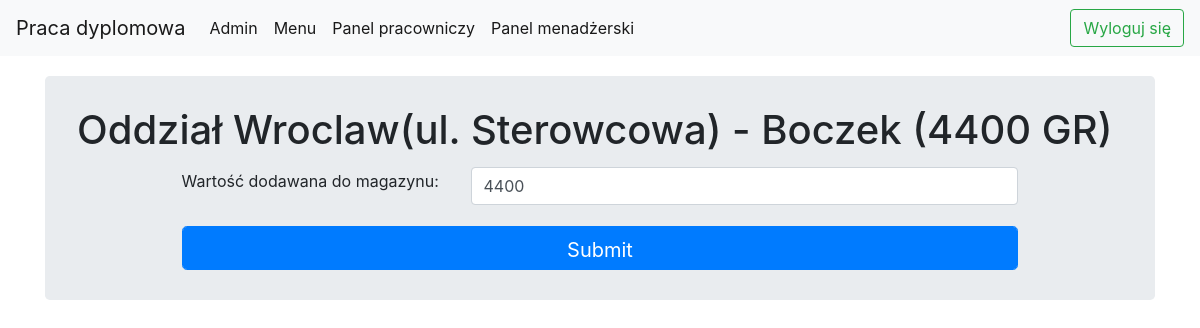
Page /manage_restaurants/restaurant/edit_ingredient_to_storage/27/ (signed in) on the earlier database version.
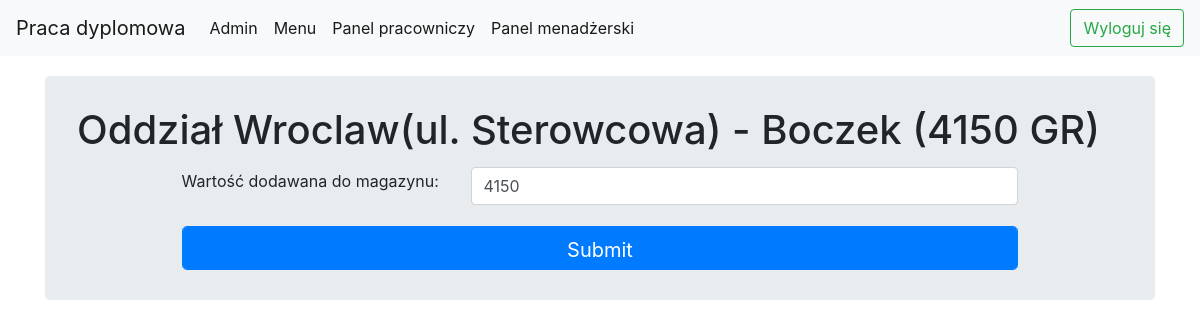
Same page on the later database version.
### restaurantApp/models.py (models this page shows, shortened)
class Storage(models.Model):
    restaurant = models.ForeignKey(Restaurant, on_delete=models.CASCADE, blank=True, null=True)
    ingredient = models.ForeignKey(Ingredient, on_delete=models.CASCADE)
    quantity = models.IntegerField()
    def __str__(self):
        return f"{self.restaurant} - {self.ingredient.name} ({self.quantity} {self.ingredient.quantity_type})"

class Restaurant(models.Model):
    address = models.OneToOneField(Address, on_delete=models.CASCADE)
    def __str__(self):
        return f"Oddział {self.address.city}(ul. {self.address.street_name})"

class Address(models.Model):
    street_name = models.CharField(max_length=100)
    street_number = models.IntegerField()
    house_number = models.IntegerField(null=True, blank=True)
    city = models.CharField(max_length=100)
    zip_code = models.CharField(max_length=10)

class Ingredient(models.Model):
    name = models.CharField(max_length=100)
    QUANTITY_TYPES = (
        ('GR', 'Gramy'),
        ('SZT', 'Sztuki')
    )
    quantity_type = models.CharField(max_length=3, choices=QUANTITY_TYPES, default='GR')
    INGREDIENT_TYPES = (
        ('ND', 'NOT DEFINED'),
        ('S', 'Ser'),
        ('M', 'Mięso'),
        ('W', 'Warzywo'),
        ('N', 'Napój'),
    )
    ingredient_type = models.CharField(max_length=3, choices=INGREDIENT_TYPES, default='ND')

### restaurantApp/views.py (the view)
    def _wrapped_view_func(request, *args, **kwargs):
        if request.user.employee.position != "M":
            return HttpResponse('Nie posiadasz uprawnień')
        else:
            return view_func(request, *args, **kwargs)

### restaurantApp/views.py (called while the page is built)
def manager_required(view_func):
    def _wrapped_view_func(request, *args, **kwargs):
        if request.user.employee.position != "M":
            return HttpResponse('Nie posiadasz uprawnień')
        else:
            return view_func(request, *args, **kwargs)
    return _wrapped_view_func

@login_required
@manager_required
def edit_ingredient_to_storage(request, id):
    storage = Storage.objects.get(id=id)
    if request.method == "POST":
        quantity = request.POST.get('quantity')
        storage.edit_quantity(int(quantity))
        restaurant_id = storage.restaurant.id
        return redirect(f"/manage_restaurants/M/{restaurant_id}/")
    return render(request, "restaurantApp/edit_storage_ingredient.html", {"storage": storage})

### templates/restaurantApp/edit_storage_ingredient.html (shortened to what this page needs)
<!DOCTYPE html>
{% extends "restaurantApp/base.html" %}
{% load static %}
{% block css_block %}
    <link rel="stylesheet" type="text/css" href="{% static 'css/control_panel.css' %}">
    <link rel="stylesheet" type="text/css" href="{% static 'css/forms.css' %}">
{% endblock css_block %}
{% block body_block %}
    <div class="jumbotron">
        <h1>{{ storage }}</h1>
        <div class="form-default">
            <form method="post" enctype="multipart/form-data">
                <div class="form-group row">
                    <label for="increment-ingredient" class="col-sm-4 col-form-label">Wartość dodawana do
                        magazynu:</label>
                    <div class="col-sm-8">
                        <input id="increment-ingredient" class="form-control" type="number" name="quantity" value="{{ storage.quantity }}">
                    </div>
                </div>
                <input class="form-control btn btn-primary btn-lg" type="submit">
            </form>
        </div>
    </div>
{% endblock %}

Differences in the rows shown:
changed Storage: restaurant+ingredient+quantity "Oddział Wroclaw(ul. Sterowcowa) - Boczek (4400 GR)" → "Oddział Wroclaw(ul. Sterowcowa) - Boczek (4150 GR)"; quantity "4400" → "4150"
